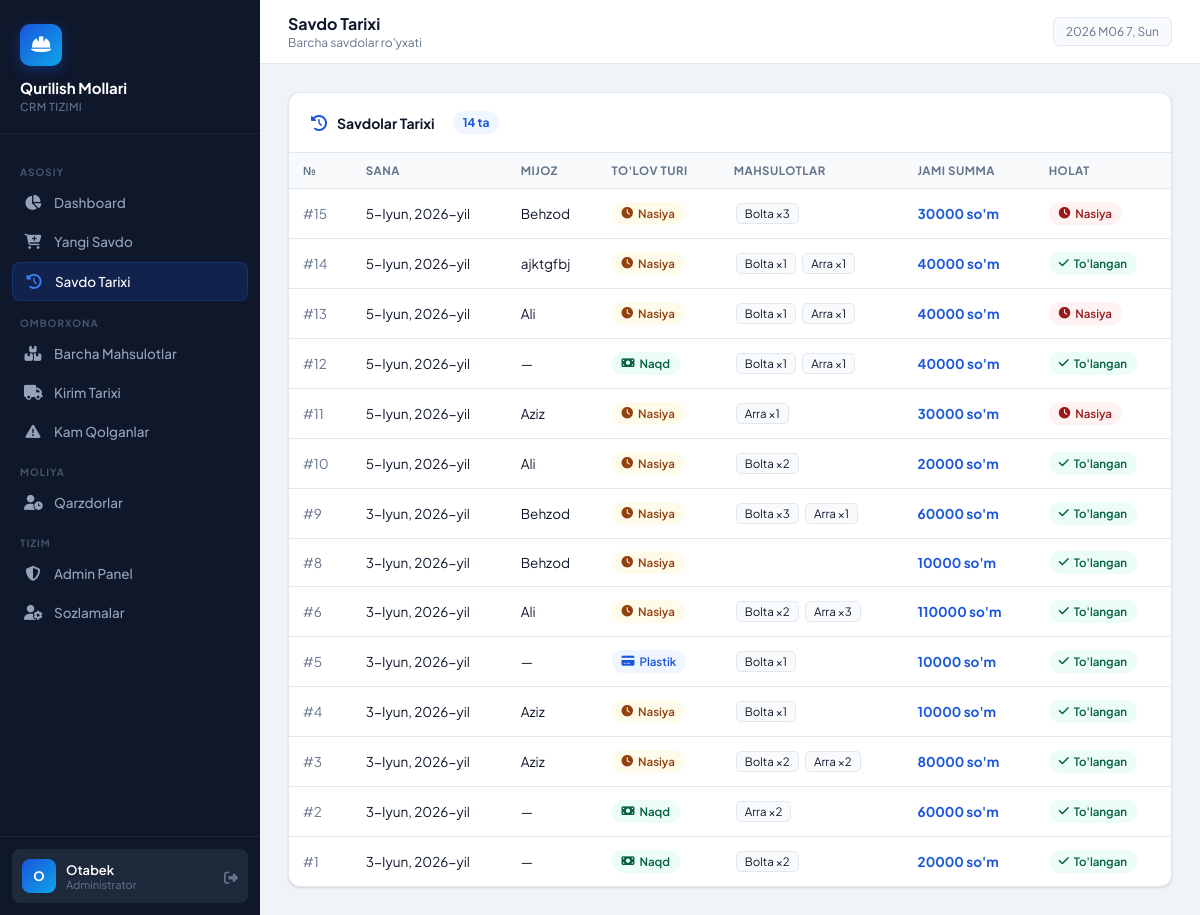
The page /tarix/ (signed in) on the database its author committed.
### crm/models.py (models this page shows, shortened)
class Savdo(models.Model):
    TOLOV_TURI = [
        ('naqd', 'Naqd pul'),
        ('nasiya', 'Nasiya'),
        ('plastik', 'Plastik karta'),
    ]
    mijoz = models.ForeignKey(Mijoz, on_delete=models.CASCADE, related_name='savdolar', null=True, blank=True, verbose_name="Mijoz")
    sana = models.DateField(default=timezone.now, verbose_name="Sana")
    tolov_turi = models.CharField(max_length=10, choices=TOLOV_TURI, default='naqd', verbose_name="To'lov turi")
    jami_summa = models.DecimalField(max_digits=14, decimal_places=0, default=0, verbose_name="Jami summa")
    to_langan = models.BooleanField(default=True, verbose_name="To'langan")
    izoh = models.TextField(blank=True, verbose_name="Izoh")
    yaratilgan = models.DateTimeField(auto_now_add=True)
    class Meta:
        verbose_name = "Savdo"
        verbose_name_plural = "Savdolar"
        ordering = ['-yaratilgan']

class Mijoz(models.Model):
    ism_familiya = models.CharField(max_length=200, verbose_name="Ism Familiya")
    telefon = models.CharField(max_length=20, verbose_name="Telefon raqami")
    manzil = models.CharField(max_length=300, blank=True, verbose_name="Manzil")
    yaratilgan = models.DateTimeField(auto_now_add=True)
    class Meta:
        verbose_name = "Mijoz"
        verbose_name_plural = "Mijozlar"
        ordering = ['-yaratilgan']

class SavdoItem(models.Model):
    savdo = models.ForeignKey(Savdo, on_delete=models.CASCADE, related_name='savdo_itemlar')
    mahsulot = models.ForeignKey(Mahsulot, on_delete=models.CASCADE, verbose_name="Mahsulot")
    soni = models.IntegerField(default=1, verbose_name="Soni")
    narxi = models.DecimalField(max_digits=12, decimal_places=0, verbose_name="Narxi")
    class Meta:
        verbose_name = "Savdo element"
        verbose_name_plural = "Savdo elementlar"

class Mahsulot(models.Model):
    nomi = models.CharField(max_length=200, verbose_name="Mahsulot nomi")
    qoldi = models.IntegerField(default=0, verbose_name="Qoldi (joriy)")
    narxi = models.DecimalField(max_digits=12, decimal_places=0, verbose_name="Narxi (so'm)")
    yaratilgan = models.DateTimeField(auto_now_add=True)
    yangilangan = models.DateTimeField(auto_now=True)
    class Meta:
        verbose_name = "Mahsulot"
        verbose_name_plural = "Mahsulotlar"
        ordering = ['-yaratilgan']

### crm/views.py (the view)
# urls.py: path('tarix/', views.savdo_tarixi, name='savdo_tarixi'),
@login_required
def savdo_tarixi(request):
    savdolar = Savdo.objects.select_related('mijoz').prefetch_related('savdo_itemlar__mahsulot').order_by('-yaratilgan')
    context = {'savdolar': savdolar}
    return render(request, 'crm/tarix.html', context)

### templates/crm/tarix.html (shortened to what this page needs)
{% extends 'crm/base.html' %}
{% block page_title %}Savdo Tarixi{% endblock %}
{% block page_subtitle %}Barcha savdolar ro'yxati{% endblock %}
{% block content %}
<div class="card">
    <div class="card-header">
        <i class="fas fa-history" style="color:var(--primary)"></i>
        <span class="card-title">Savdolar Tarixi</span>
        <span style="margin-left:8px;background:#eff6ff;color:var(--primary);padding:4px 10px;border-radius:20px;font-size:12px;font-weight:700">
            {{ savdolar.count }} ta
        </span>
    </div>
    <div class="table-wrap">
        <table>
            <thead>
                <tr>
                    <th>№</th>
                    <th>Sana</th>
                    <th>Mijoz</th>
                    <th>To'lov turi</th>
                    <th>Mahsulotlar</th>
                    <th>Jami Summa</th>
                    <th>Holat</th>
                </tr>
            </thead>
            <tbody>
                {% for s in savdolar %}
                <tr>
                    <td style="color:var(--text-muted)">#{{ s.pk }}</td>
                    <td>{{ s.sana }}</td>
                    <td>{{ s.mijoz.ism_familiya|default:"—" }}</td>
                    <td>
                        {% if s.tolov_turi == 'naqd' %}
                        <span class="badge-status badge-success"><i class="fas fa-money-bill"></i> Naqd</span>
                        {% elif s.tolov_turi == 'plastik' %}
                        <span class="badge-status" style="background:#eff6ff;color:var(--primary)"><i class="fas fa-credit-card"></i> Plastik</span>
                        {% else %}
                        <span class="badge-status badge-warning"><i class="fas fa-clock"></i> Nasiya</span>
                        {% endif %}
                    </td>
                    <td style="max-width:250px">
                        {% for item in s.savdo_itemlar.all %}
                        <span style="display:inline-block;background:var(--surface2);border:1px solid var(--border);border-radius:5px;padding:2px 8px;font-size:11.5px;margin:2px">
                            {{ item.mahsulot.nomi }} ×{{ item.soni }}
                        </span>
                        {% endfor %}
                    </td>
                    <td style="font-weight:700;color:var(--primary)">{{ s.jami_summa|floatformat:0 }} so'm</td>
                    <td>
                        {% if s.to_langan %}
                        <span class="badge-status badge-success"><i class="fas fa-check"></i> To'langan</span>
                        {% else %}
                        <span class="badge-status badge-danger"><i class="fas fa-clock"></i> Nasiya</span>
                        {% endif %}
                    </td>
                </tr>
                {% empty %}
                <tr><td colspan="7" style="text-align:center;padding:40px;color:var(--text-muted)">
                    Hali savdo amalga oshirilmagan
                </td></tr>
                {% endfor %}
            </tbody>
        </table>
    </div>
</div>
{% endblock %}

### templates/crm/base.html (shortened to what this page needs)
<!DOCTYPE html>
<html lang="uz">
<head>
    <link rel="stylesheet" href="https://cdnjs.cloudflare.com/ajax/libs/font-awesome/6.5.0/css/all.min.css">
</head>
<body>
<aside class="sidebar" id="sidebar">
    <div class="sidebar-logo">
        <div class="logo-icon"><i class="fas fa-hard-hat"></i></div>
        <h1>Qurilish Mollari</h1>
        <p>CRM Tizimi</p>
    </div>
    <nav class="sidebar-nav">
        <div class="nav-section-label">Asosiy</div>
        <a href="{% url 'dashboard' %}" class="nav-item {% if request.resolver_match.url_name == 'dashboard' %}active{% endif %}">
            <i class="fas fa-chart-pie"></i> Dashboard
        </a>
        <a href="{% url 'savdo' %}" class="nav-item {% if request.resolver_match.url_name == 'savdo' %}active{% endif %}">
            <i class="fas fa-cart-plus"></i> Yangi Savdo
        </a>
        <a href="{% url 'savdo_tarixi' %}" class="nav-item {% if request.resolver_match.url_name == 'savdo_tarixi' %}active{% endif %}">
            <i class="fas fa-history"></i> Savdo Tarixi
        </a>
        <div class="nav-section-label">Omborxona</div>
        <a href="{% url 'barcha_mahsulotlar' %}" class="nav-item {% if request.resolver_match.url_name == 'barcha_mahsulotlar' %}active{% endif %}">
            <i class="fas fa-boxes-stacked"></i> Barcha Mahsulotlar
        </a>
        <a href="{% url 'kirim_tarixi' %}" class="nav-item {% if request.resolver_match.url_name == 'kirim_tarixi' %}active{% endif %}">
            <i class="fas fa-truck"></i> Kirim Tarixi
        </a>
        <a href="{% url 'kamayganlar' %}" class="nav-item {% if request.resolver_match.url_name == 'kamayganlar' %}active{% endif %}">
            <i class="fas fa-triangle-exclamation"></i> Kam Qolganlar
        </a>
        <div class="nav-section-label">Moliya</div>
        <a href="{% url 'qarzdorlar' %}" class="nav-item {% if request.resolver_match.url_name == 'qarzdorlar' %}active{% endif %}">
            <i class="fas fa-user-clock"></i> Qarzdorlar
        </a>
        <div class="nav-section-label">Tizim</div>
        <a href="/admin/" class="nav-item" target="_blank">
            <i class="fas fa-shield-halved"></i> Admin Panel
        </a>
        <a href="{% url 'profil' %}" class="nav-item {% if request.resolver_match.url_name == 'profil' %}active{% endif %}">
            <i class="fas fa-user-gear"></i> Sozlamalar
        </a>
    </nav>
    <div class="sidebar-footer">
        <div class="user-card">
            <div class="user-avatar">{{ request.user.first_name|first|upper|default:request.user.username|first|upper }}</div>
            <div class="user-info">
                <div class="name">{{ request.user.get_full_name|default:request.user.username }}</div>
                <div class="role">{% if request.user.is_superuser %}Administrator{% else %}Menejer{% endif %}</div>
            </div>
            <form method="POST" action="{% url 'logout' %}" style="display:inline">
                <button type="submit" class="logout-btn" title="Chiqish"
                    style="background:none;border:none;cursor:pointer">
                    <i class="fas fa-right-from-bracket"></i>
                </button>
            </form>
        </div>
    </div>
</aside>
<div class="main">
    <div class="topbar">
        <div>
            <div class="topbar-title">{% block page_title %}Dashboard{% endblock %}</div>
            <div class="topbar-subtitle">{% block page_subtitle %}Qurilish Mollari CRM{% endblock %}</div>
        </div>
        <div class="topbar-right">
            <div class="topbar-date" id="currentDate"></div>
        </div>
    </div>
    <div class="content">
        {% block content %}{% endblock %}
    </div>
</div>
</body>
</html>

### rows shown on the page
Savdo: pk "15", sana "5-Iyun, 2026-yil", mijoz.ism_familiya "Behzod", tolov_turi "nasiya" (drawn), jami_summa "30000", to_langan False (drawn)
SavdoItem: mahsulot.nomi "Bolta", soni "3"
Savdo: pk "14", sana "5-Iyun, 2026-yil", mijoz.ism_familiya "ajktgfbj", tolov_turi "nasiya" (drawn), jami_summa "40000", to_langan True (drawn)
SavdoItem: mahsulot.nomi "Bolta", soni "1"
SavdoItem: mahsulot.nomi "Arra", soni "1"
Savdo: pk "13", sana "5-Iyun, 2026-yil", mijoz.ism_familiya "Ali", tolov_turi "nasiya" (drawn), jami_summa "40000", to_langan False (drawn)
SavdoItem: mahsulot.nomi "Bolta", soni "1"
SavdoItem: mahsulot.nomi "Arra", soni "1"
Savdo: pk "12", sana "5-Iyun, 2026-yil", mijoz.ism_familiya "—", tolov_turi "naqd" (drawn), jami_summa "40000", to_langan True (drawn)
SavdoItem: mahsulot.nomi "Bolta", soni "1"
SavdoItem: mahsulot.nomi "Arra", soni "1"
Savdo: pk "11", sana "5-Iyun, 2026-yil", mijoz.ism_familiya "Aziz", tolov_turi "nasiya" (drawn), jami_summa "30000", to_langan False (drawn)
SavdoItem: mahsulot.nomi "Arra", soni "1"
Savdo: pk "10", sana "5-Iyun, 2026-yil", mijoz.ism_familiya "Ali", tolov_turi "nasiya" (drawn), jami_summa "20000", to_langan True (drawn)
SavdoItem: mahsulot.nomi "Bolta", soni "2"
Savdo: pk "9", sana "3-Iyun, 2026-yil", mijoz.ism_familiya "Behzod", tolov_turi "nasiya" (drawn), jami_summa "60000", to_langan True (drawn)
SavdoItem: mahsulot.nomi "Bolta", soni "3"
SavdoItem: mahsulot.nomi "Arra", soni "1"
Savdo: pk "8", sana "3-Iyun, 2026-yil", mijoz.ism_familiya "Behzod", tolov_turi "nasiya" (drawn), jami_summa "10000", to_langan True (drawn)
Savdo: pk "6", sana "3-Iyun, 2026-yil", mijoz.ism_familiya "Ali", tolov_turi "nasiya" (drawn), jami_summa "110000", to_langan True (drawn)
SavdoItem: mahsulot.nomi "Bolta", soni "2"
SavdoItem: mahsulot.nomi "Arra", soni "3"
Savdo: pk "5", sana "3-Iyun, 2026-yil", mijoz.ism_familiya "—", tolov_turi "plastik" (drawn), jami_summa "10000", to_langan True (drawn)
SavdoItem: mahsulot.nomi "Bolta", soni "1"
Savdo: pk "4", sana "3-Iyun, 2026-yil", mijoz.ism_familiya "Aziz", tolov_turi "nasiya" (drawn), jami_summa "10000", to_langan True (drawn)
SavdoItem: mahsulot.nomi "Bolta", soni "1"
Savdo: pk "3", sana "3-Iyun, 2026-yil", mijoz.ism_familiya "Aziz", tolov_turi "nasiya" (drawn), jami_summa "80000", to_langan True (drawn)
SavdoItem: mahsulot.nomi "Bolta", soni "2"
SavdoItem: mahsulot.nomi "Arra", soni "2"
Savdo: pk "2", sana "3-Iyun, 2026-yil", mijoz.ism_familiya "—", tolov_turi "naqd" (drawn), jami_summa "60000", to_langan True (drawn)
SavdoItem: mahsulot.nomi "Arra", soni "2"
Savdo: pk "1", sana "3-Iyun, 2026-yil", mijoz.ism_familiya "—", tolov_turi "naqd" (drawn), jami_summa "20000", to_langan True (drawn)
SavdoItem: mahsulot.nomi "Bolta", soni "2"

### other values the page prints
{{ request.user.get_full_name|default:request.user.username }} "Otabek"
{{ savdolar.count }} "14"
